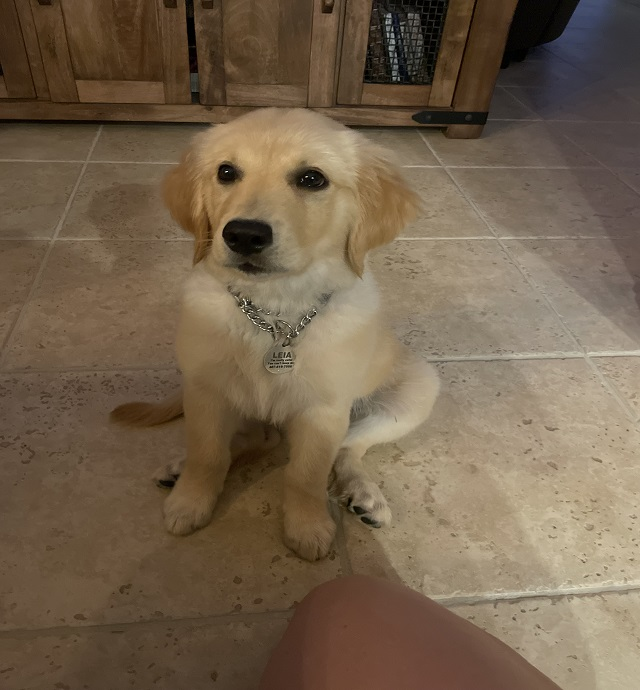
#> input picture projects/sa17d/week10/docs/photos/dog.jpg, 640 x 690 px
$ jupyter execute opencv.ipynb   (shell and % lines are left out)
#> lines starting #> are read from the running program, lines starting #| are printed output that depends on the picture
[cell 1]
import cv2 as cv
import numpy as np
import os as os
import matplotlib.pyplot as plt


# resize/rescale images
# function accepts frame, and scale value (here, 50%)
def rescaleFrame(frame, scale=.50):
    # works for images, existing videos, and live video
    width = int(frame.shape[1] * scale) # convert float to integer
    height = int(frame.shape[0] * scale)
    dimensions = (width, height)

#     # resize frame to specific dimensions (resampling using pixel area relation)
    return cv.resize(frame, dimensions, interpolation = cv.INTER_AREA)

def changeRes(width, height):
    # *however*, only works for *live* video
    capture.set(3, width)
    capture.set(4, height)

img_dog = cv.imread('photos/dog.jpg')
#> img_dog is the input picture: shape (690, 640, 3); mean B, G, R 76.7, 98.1, 116.1

dimensions = img_dog.shape
#> dimensions = (690, 640, 3)

height = img_dog.shape[0]
#> height = 690
width = img_dog.shape[1]
#> width = 640
channels = img_dog.shape[2]
#> channels = 3

print("\nMetadata (Note: Number of Channels (3) represent RGB channels.):")
print("Dimensions: ", dimensions)
#| Dimensions:  (690, 640, 3)
print("Height: ", height)
#| Height:  690
print("Width: ", width)
#| Width:  640
print("Channels: ", channels)
#| Channels:  3

print('\nLOOK AT ALL OF THIS WASTED SPACE!!')

plt.title('Dog - BGR', fontweight = "bold")
plt.imshow(img_dog)
plt.show()

plt.title('Dog - BGR', fontweight = "bold")
plt.imshow(cv.cvtColor(img_dog, cv.COLOR_BGR2RGB))
plt.show()


img1 = cv.imread('photos/dog.jpg')
img2 = cv.imread('photos/dog.jpg')

NUM_ROWS = 1
IMGs_IN_ROW = 2
f, ax = plt.subplots(NUM_ROWS, IMGs_IN_ROW, figsize=(16,6))

ax[0].imshow(img1)
# ax[1].imshow(img2)
ax[1].imshow(cv.cvtColor(img2, cv.COLOR_BGR2RGB))

ax[0].set_title('Blue Dog')
ax[1].set_title('Happy Dog -- or, maybe not!')

title = ('Side-by-Side Image Views - BETTER!')
f.suptitle(title, fontsize=16)
plt.tight_layout()
plt.show()
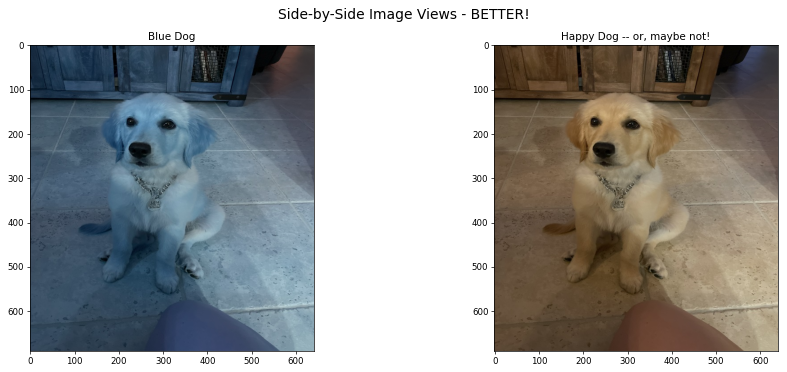
#> figure drawn by matplotlib, 2 panels; B, G, R data is drawn as R, G, B


img1 = plt.imread('photos/dog.jpg')
img2 = plt.imread('photos/dog.jpg')

NUM_ROWS = 1
IMGs_IN_ROW = 2
f, ax = plt.subplots(NUM_ROWS, IMGs_IN_ROW, figsize=(16, 6))

ax[0].imshow(img1)
ax[1].imshow(img2)

ax[0].set_title('NO Blue Dog')
ax[1].set_title('Happy Dog -- or, maybe not!')

title = ('Side-by-Side Image Views - BETTER!')
f.suptitle(title, fontsize=16)
plt.tight_layout()
plt.show()
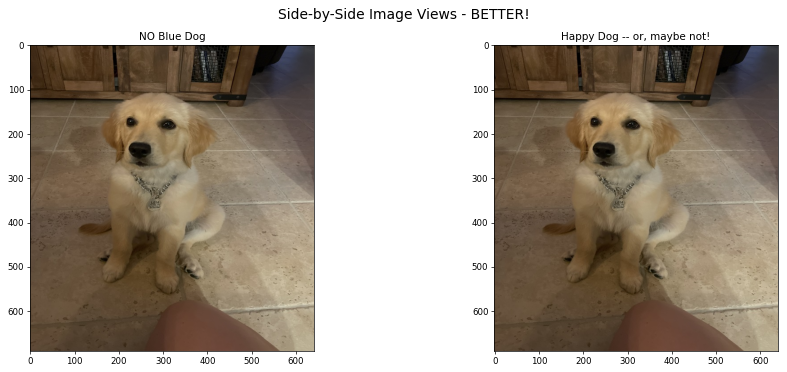
#> figure drawn by matplotlib, 2 panels

img_dog_large = cv.imread('photos/dog.jpg')

plt.title('Large Dog - Note: pixel dimensions', fontweight = "bold")
plt.imshow(cv.cvtColor(img_dog_large, cv.COLOR_BGR2RGB))
plt.show()

resized_dog = rescaleFrame(img_dog_large)
plt.title('Resized Dog - Note: pixel dimensions', fontweight = "bold")
plt.imshow(cv.cvtColor(resized_dog, cv.COLOR_BGR2RGB))
plt.show()

height = 480 # np rows
width = 640 #np cols
num_colors = 3 # np channels (B, G, R channels/colors)

# np.zeros: Returns new array of given shape and type, filled with zeros.
# a. display blank image
blank_image = np.zeros((height, width, num_colors), dtype='uint8')
plt.title('Blank Image', fontweight="bold")
plt.imshow(blank_image)
plt.show()

# b. color image (BGR values)
blank_image[:] = 255, 0, 0
plt.title('Blue', fontweight="bold")
plt.imshow(blank_image)
plt.show()
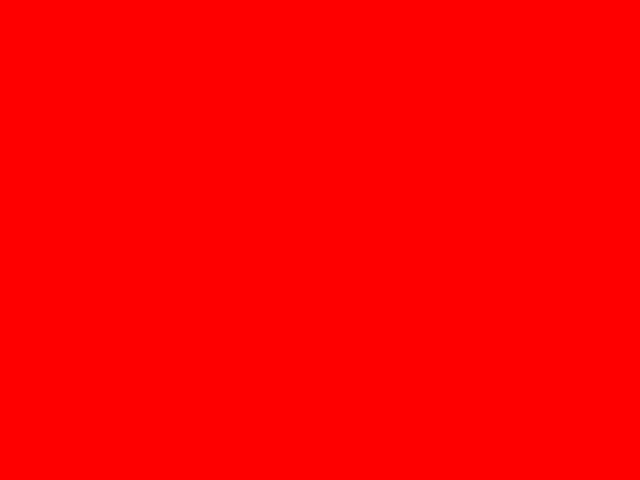
#> shown: shape (480, 640, 3); mean R, G, B 255, 0, 0

# c. color only range of pixels (red square in blue image)
blank_image[100:200, 300:400] = 0, 0, 255
plt.title('Blue w/ Red Square', fontweight="bold")
plt.imshow(blank_image)
plt.show()
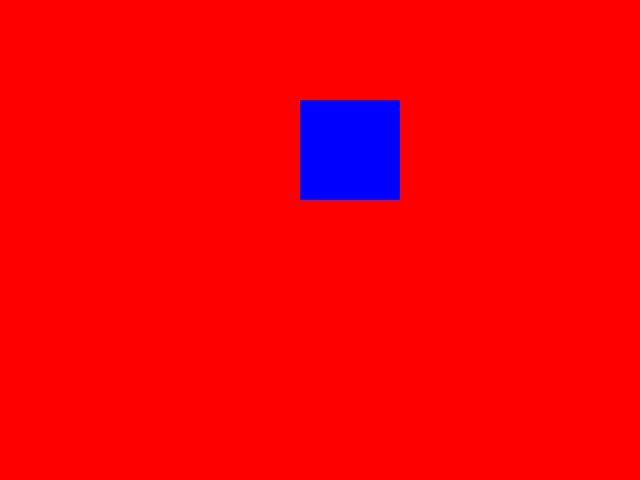
#> shown: shape (480, 640, 3); mean R, G, B 246.7, 0, 8.3

# d. draw rectangle (img, start_point, end_point, color, thickness)
cv.rectangle(blank_image, (0, 0), (200, 200), (0, 255, 0), thickness = 2)
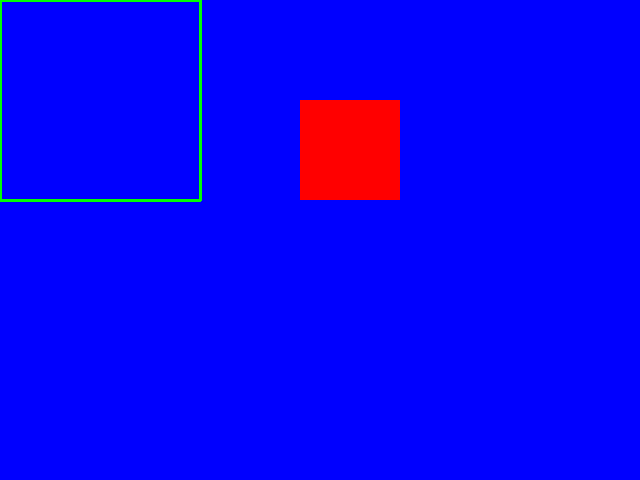
#> blank_image: shape (480, 640, 3); mean of channels 0, 1, 2 245, 1.7, 8.3; drawn as B, G, R
plt.title('Rectangle', fontweight="bold")
plt.imshow(blank_image)
plt.show()

# e. draw rectangle w/ filled color (same as thickness = -1)
cv.rectangle(blank_image, (0, 0), (200, 200), (0, 255, 0), thickness = cv.FILLED)
plt.title('Rectangle Filled', fontweight="bold")
plt.imshow(blank_image)
plt.show()

# here, using ratio of height and width
# Note: integer division operator // (only keeps whole numbers)
cv.rectangle(blank_image, (0, 0), (blank_image.shape[1] // 4, blank_image.shape[0] // 4),
                (255, 255, 255), thickness = -1)
plt.title('Rectangle Filled Ratio', fontweight="bold")
plt.imshow(blank_image)
plt.show()

# f. draw a circle (img, center, radius, color, thickness)
cv.circle(blank_image, (blank_image.shape[1] // 2, blank_image.shape[0] // 2), 30,
            (0, 0, 0), thickness = 3)
plt.title('Circle', fontweight="bold")
plt.imshow(blank_image)
plt.show()

# g. draw line (img, start_point, end_point, color, thickness)
cv.line(blank_image, (blank_image.shape[1], blank_image.shape[0]), (blank_image.shape[1] // 2, blank_image.shape[0] // 2),
            (255, 255, 255), thickness = 1)
plt.title('Line', fontweight="bold")
plt.imshow(blank_image)
plt.show()

# h. write text (img, text, origin, fontFace, fontScale, color, thickness)
cv.putText(blank_image, 'Hello World!',
            (blank_image.shape[1] // 2, blank_image.shape[0] // 2), cv.FONT_HERSHEY_SCRIPT_COMPLEX, 1.5, (0, 255, 0), thickness = 2)
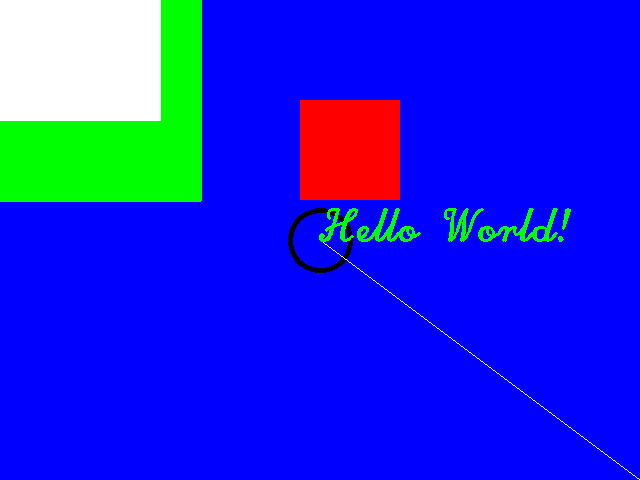
#> blank_image: shape (480, 640, 3); mean of channels 0, 1, 2 226.1, 36.3, 24.7; drawn as B, G, R
plt.title('Text', fontweight="bold")
plt.imshow(blank_image)
plt.show()
